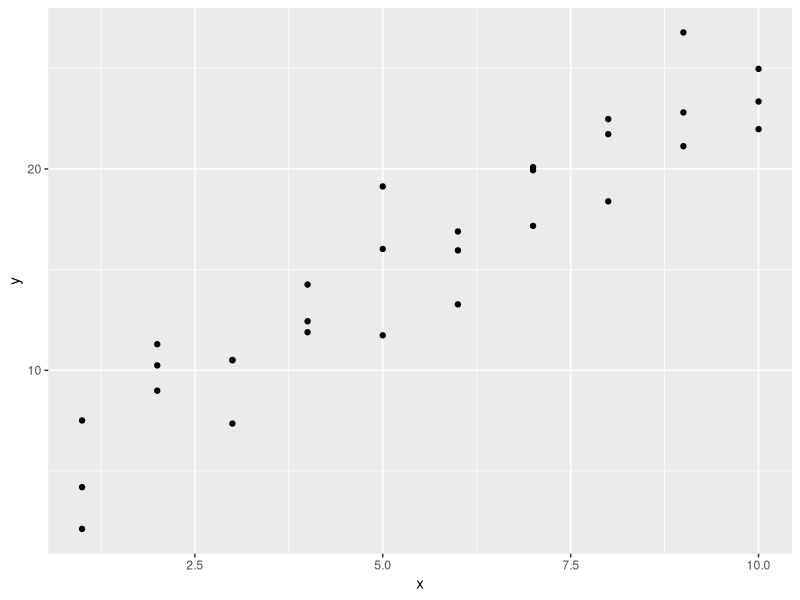
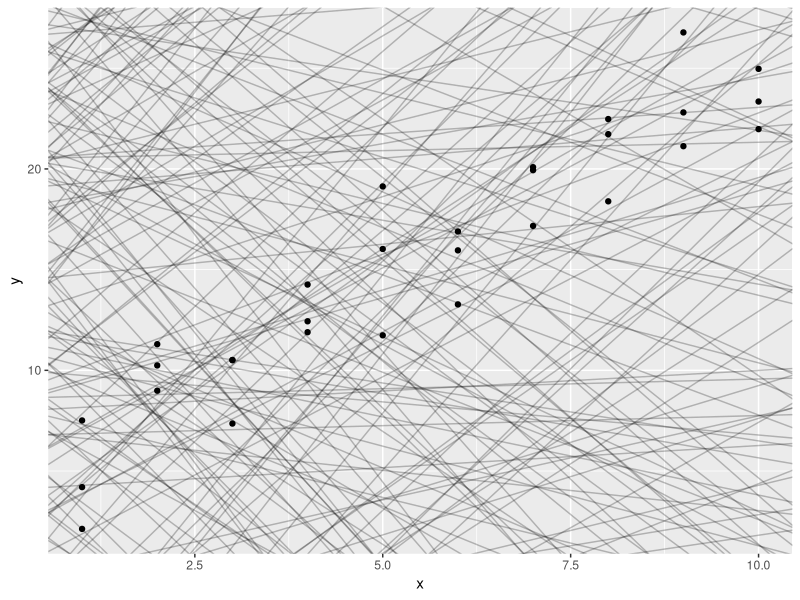
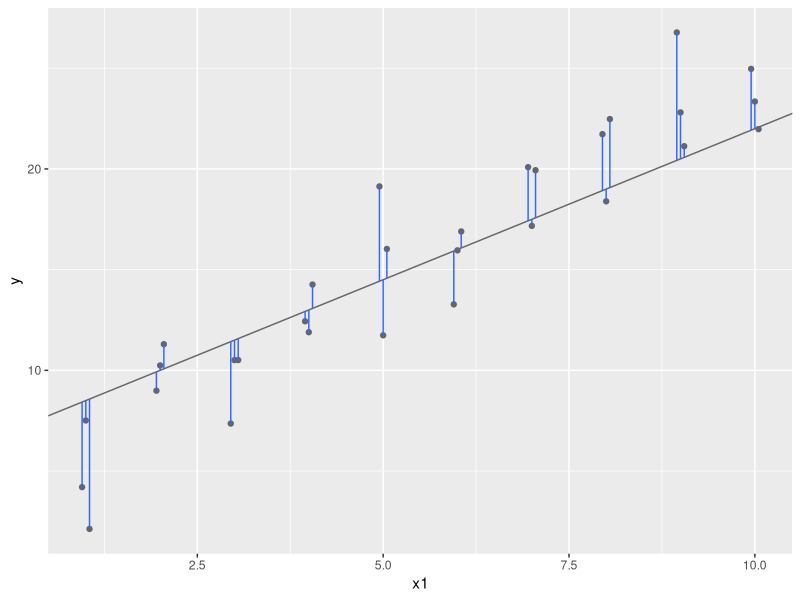
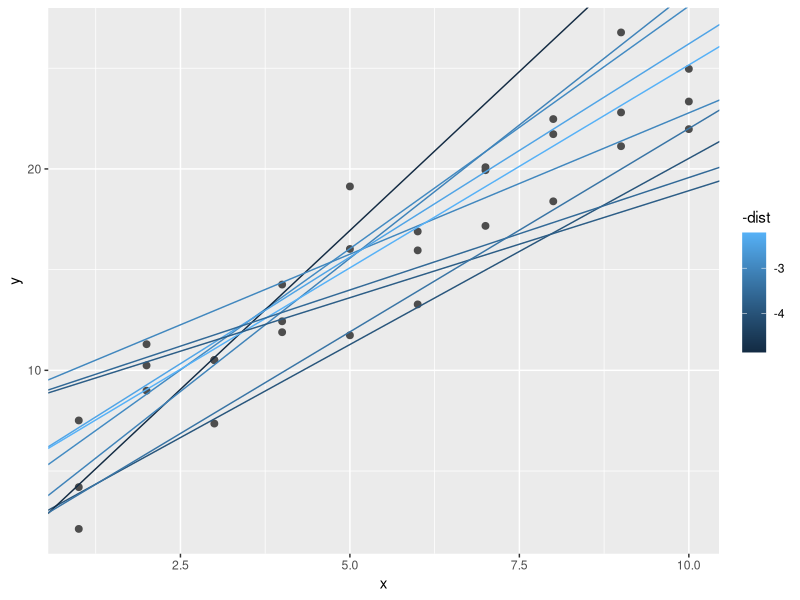
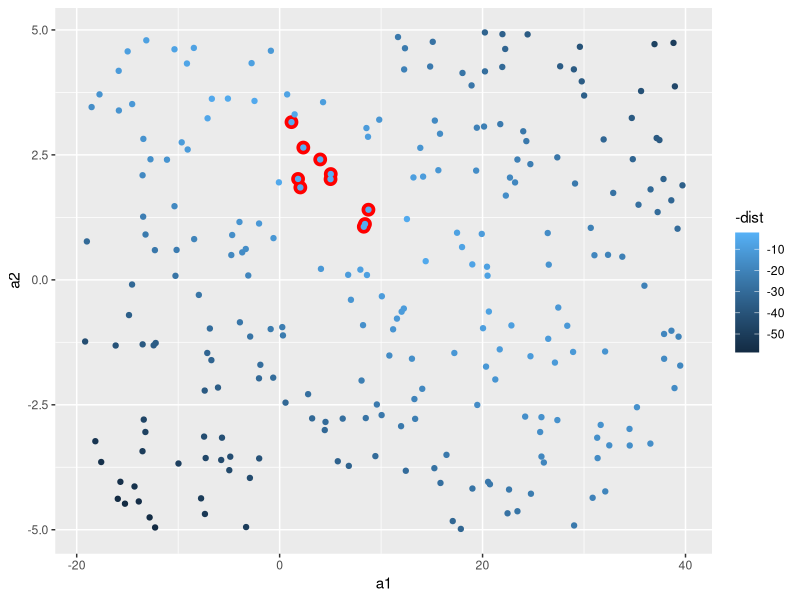
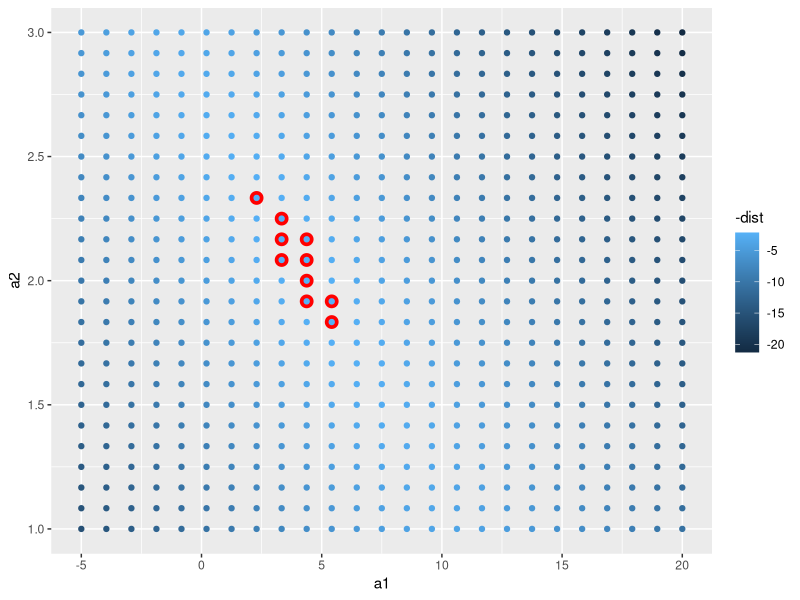
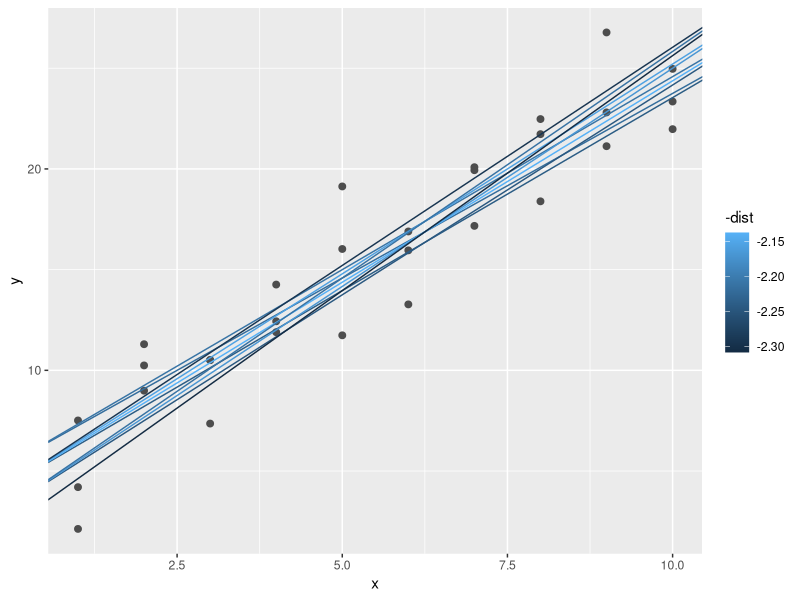
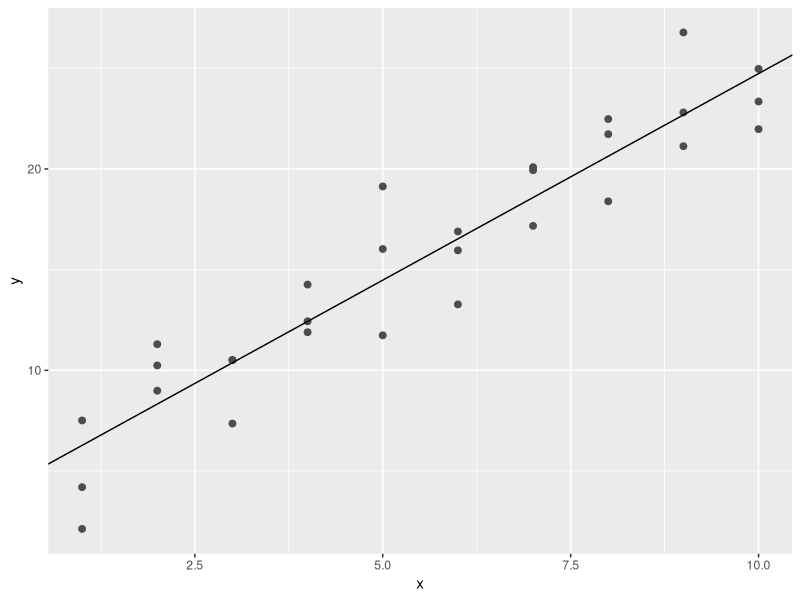

Source code (R) for these figures, in order: (Note: this script raises an error after producing the figures.)
## ---- chunk 1
library(tidyverse)

library(modelr)
options(na.action = na.warn)
## ---- chunk 2
ggplot(sim1, aes(x, y)) + 
  geom_point()
## ---- chunk 3
models <- tibble(
  a1 = runif(250, -20, 40),
  a2 = runif(250, -5, 5)
)

ggplot(sim1, aes(x, y)) + 
  geom_abline(aes(intercept = a1, slope = a2), data = models, alpha = 1/4) +
  geom_point() 
## ---- chunk 4
dist1 <- sim1 %>% 
  mutate(
    dodge = rep(c(-1, 0, 1) / 20, 10),
    x1 = x + dodge,
    pred = 7 + x1 * 1.5
  )

ggplot(dist1, aes(x1, y)) + 
  geom_abline(intercept = 7, slope = 1.5, colour = "grey40") +
  geom_point(colour = "grey40") +
  geom_linerange(aes(ymin = y, ymax = pred), colour = "#3366FF") 
## ---- chunk 5
model1 <- function(a, data) {
  a[1] + data$x * a[2]
}
model1(c(7, 1.5), sim1)
## ---- chunk 6
measure_distance <- function(mod, data) {
  diff <- data$y - model1(mod, data)
  sqrt(mean(diff ^ 2))
}
measure_distance(c(7, 1.5), sim1)
## ---- chunk 7
sim1_dist <- function(a1, a2) {
  measure_distance(c(a1, a2), sim1)
}

models <- models %>% 
  mutate(dist = purrr::map2_dbl(a1, a2, sim1_dist))
models
## ---- chunk 8
ggplot(sim1, aes(x, y)) + 
  geom_point(size = 2, colour = "grey30") + 
  geom_abline(
    aes(intercept = a1, slope = a2, colour = -dist), 
    data = filter(models, rank(dist) <= 10)
  )
## ---- chunk 9
ggplot(models, aes(a1, a2)) +
  geom_point(data = filter(models, rank(dist) <= 10), size = 4, colour = "red") +
  geom_point(aes(colour = -dist))
## ---- chunk 10
grid <- expand.grid(
  a1 = seq(-5, 20, length = 25),
  a2 = seq(1, 3, length = 25)
  ) %>% 
  mutate(dist = purrr::map2_dbl(a1, a2, sim1_dist))

grid %>% 
  ggplot(aes(a1, a2)) +
  geom_point(data = filter(grid, rank(dist) <= 10), size = 4, colour = "red") +
  geom_point(aes(colour = -dist)) 
## ---- chunk 11
ggplot(sim1, aes(x, y)) + 
  geom_point(size = 2, colour = "grey30") + 
  geom_abline(
    aes(intercept = a1, slope = a2, colour = -dist), 
    data = filter(grid, rank(dist) <= 10)
  )
## ---- chunk 12
best <- optim(c(0, 0), measure_distance, data = sim1)
best$par

ggplot(sim1, aes(x, y)) + 
  geom_point(size = 2, colour = "grey30") + 
  geom_abline(intercept = best$par[1], slope = best$par[2])
## ---- chunk 13
sim1_mod <- lm(y ~ x, data = sim1)
coef(sim1_mod)
## ---- chunk 14
    sim1a <- tibble(
      x = rep(1:10, each = 3),
      y = x * 1.5 + 6 + rt(length(x), df = 2)
    )
## ---- chunk 15
    measure_distance <- function(mod, data) {
      diff <- data$y - model1(mod, data)
      mean(abs(diff))
    }
## ---- chunk 16
    model1 <- function(a, data) {
      a[1] + data$x * a[2] + a[3]
    }
## ---- chunk 17
grid <- sim1 %>% 
  data_grid(x) 
grid
## ---- chunk 18
grid <- grid %>% 
  add_predictions(sim1_mod) 
grid
## ---- chunk 19
ggplot(sim1, aes(x)) +
  geom_point(aes(y = y)) +
  geom_line(aes(y = pred), data = grid, colour = "red", size = 1)
## ---- chunk 20
sim1 <- sim1 %>% 
  add_residuals(sim1_mod)
sim1
## ---- chunk 21
ggplot(sim1, aes(resid)) + 
  geom_freqpoly(binwidth = 0.5)
## ---- chunk 22
ggplot(sim1, aes(x, resid)) + 
  geom_ref_line(h = 0) +
  geom_point() 
## ---- chunk 23
df <- tribble(
  ~y, ~x1, ~x2,
  4, 2, 5,
  5, 1, 6
)
model_matrix(df, y ~ x1)
## ---- chunk 24
model_matrix(df, y ~ x1 - 1)
## ---- chunk 25
model_matrix(df, y ~ x1 + x2)
## ---- chunk 26
df <- tribble(
  ~ sex, ~ response,
  "male", 1,
  "female", 2,
  "male", 1
)
model_matrix(df, response ~ sex)
## ---- chunk 27
ggplot(sim2) + 
  geom_point(aes(x, y))
## ---- chunk 28
mod2 <- lm(y ~ x, data = sim2)

grid <- sim2 %>% 
  data_grid(x) %>% 
  add_predictions(mod2)
grid
## ---- chunk 29
ggplot(sim2, aes(x)) + 
  geom_point(aes(y = y)) +
  geom_point(data = grid, aes(y = pred), colour = "red", size = 4)
## ---- chunk 30
tibble(x = "e") %>% 
  add_predictions(mod2)
## ---- chunk 31
ggplot(sim3, aes(x1, y)) + 
  geom_point(aes(colour = x2))
## ---- chunk 32
mod1 <- lm(y ~ x1 + x2, data = sim3)
mod2 <- lm(y ~ x1 * x2, data = sim3)
## ---- chunk 33
grid <- sim3 %>% 
  data_grid(x1, x2) %>% 
  gather_predictions(mod1, mod2)
grid
## ---- chunk 34
ggplot(sim3, aes(x1, y, colour = x2)) + 
  geom_point() + 
  geom_line(data = grid, aes(y = pred)) + 
  facet_wrap(~ model)
## ---- chunk 35
sim3 <- sim3 %>% 
  gather_residuals(mod1, mod2)

ggplot(sim3, aes(x1, resid, colour = x2)) + 
  geom_point() + 
  facet_grid(model ~ x2)
## ---- chunk 36
mod1 <- lm(y ~ x1 + x2, data = sim4)
mod2 <- lm(y ~ x1 * x2, data = sim4)

grid <- sim4 %>% 
  data_grid(
    x1 = seq_range(x1, 5), 
    x2 = seq_range(x2, 5) 
  ) %>% 
  gather_predictions(mod1, mod2)
grid
## ---- chunk 37
    seq_range(c(0.0123, 0.923423), n = 5)
    seq_range(c(0.0123, 0.923423), n = 5, pretty = TRUE)
## ---- chunk 38
    x1 <- rcauchy(100)
    seq_range(x1, n = 5)
    seq_range(x1, n = 5, trim = 0.10)
    seq_range(x1, n = 5, trim = 0.25)
    seq_range(x1, n = 5, trim = 0.50)
## ---- chunk 39
    x2 <- c(0, 1)
    seq_range(x2, n = 5)
    seq_range(x2, n = 5, expand = 0.10)
    seq_range(x2, n = 5, expand = 0.25)
    seq_range(x2, n = 5, expand = 0.50)
## ---- chunk 40
ggplot(grid, aes(x1, x2)) + 
  geom_tile(aes(fill = pred)) + 
  facet_wrap(~ model)
## ---- chunk 41
ggplot(grid, aes(x1, pred, colour = x2, group = x2)) + 
  geom_line() +
  facet_wrap(~ model)
ggplot(grid, aes(x2, pred, colour = x1, group = x1)) + 
  geom_line() +
  facet_wrap(~ model)
## ---- chunk 42
df <- tribble(
  ~y, ~x,
   1,  1,
   2,  2, 
   3,  3
)
model_matrix(df, y ~ x^2 + x)
model_matrix(df, y ~ I(x^2) + x)
## ---- chunk 43
model_matrix(df, y ~ poly(x, 2))
## ---- chunk 44
library(splines)
model_matrix(df, y ~ ns(x, 2))
## ---- chunk 45
sim5 <- tibble(
  x = seq(0, 3.5 * pi, length = 50),
  y = 4 * sin(x) + rnorm(length(x))
)

ggplot(sim5, aes(x, y)) +
  geom_point()
## ---- chunk 46
mod1 <- lm(y ~ ns(x, 1), data = sim5)
mod2 <- lm(y ~ ns(x, 2), data = sim5)
mod3 <- lm(y ~ ns(x, 3), data = sim5)
mod4 <- lm(y ~ ns(x, 4), data = sim5)
mod5 <- lm(y ~ ns(x, 5), data = sim5)

grid <- sim5 %>% 
  data_grid(x = seq_range(x, n = 50, expand = 0.1)) %>% 
  gather_predictions(mod1, mod2, mod3, mod4, mod5, .pred = "y")

ggplot(sim5, aes(x, y)) + 
  geom_point() +
  geom_line(data = grid, colour = "red") +
  facet_wrap(~ model)
## ---- chunk 47
df <- tribble(
  ~x, ~y,
  1, 2.2,
  2, NA,
  3, 3.5,
  4, 8.3,
  NA, 10
)

mod <- lm(y ~ x, data = df)
## ---- chunk 48
mod <- lm(y ~ x, data = df, na.action = na.exclude)
## ---- chunk 49
nobs(mod)
